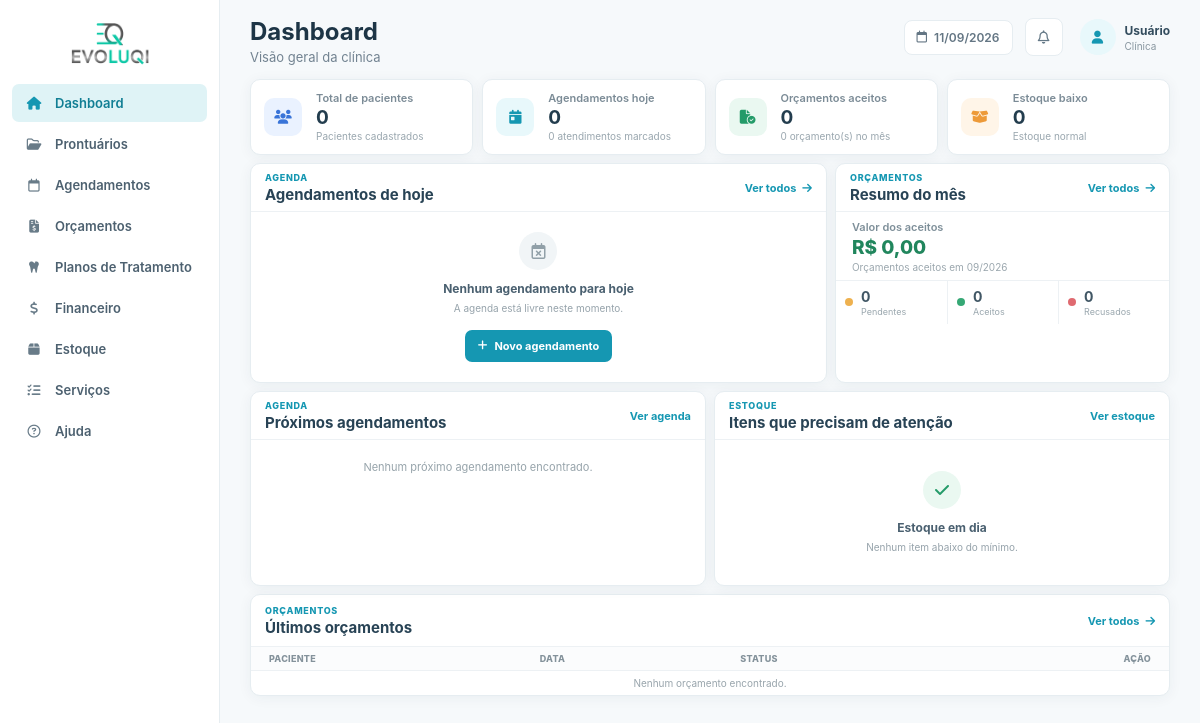
The app's page / (signed in), older data.
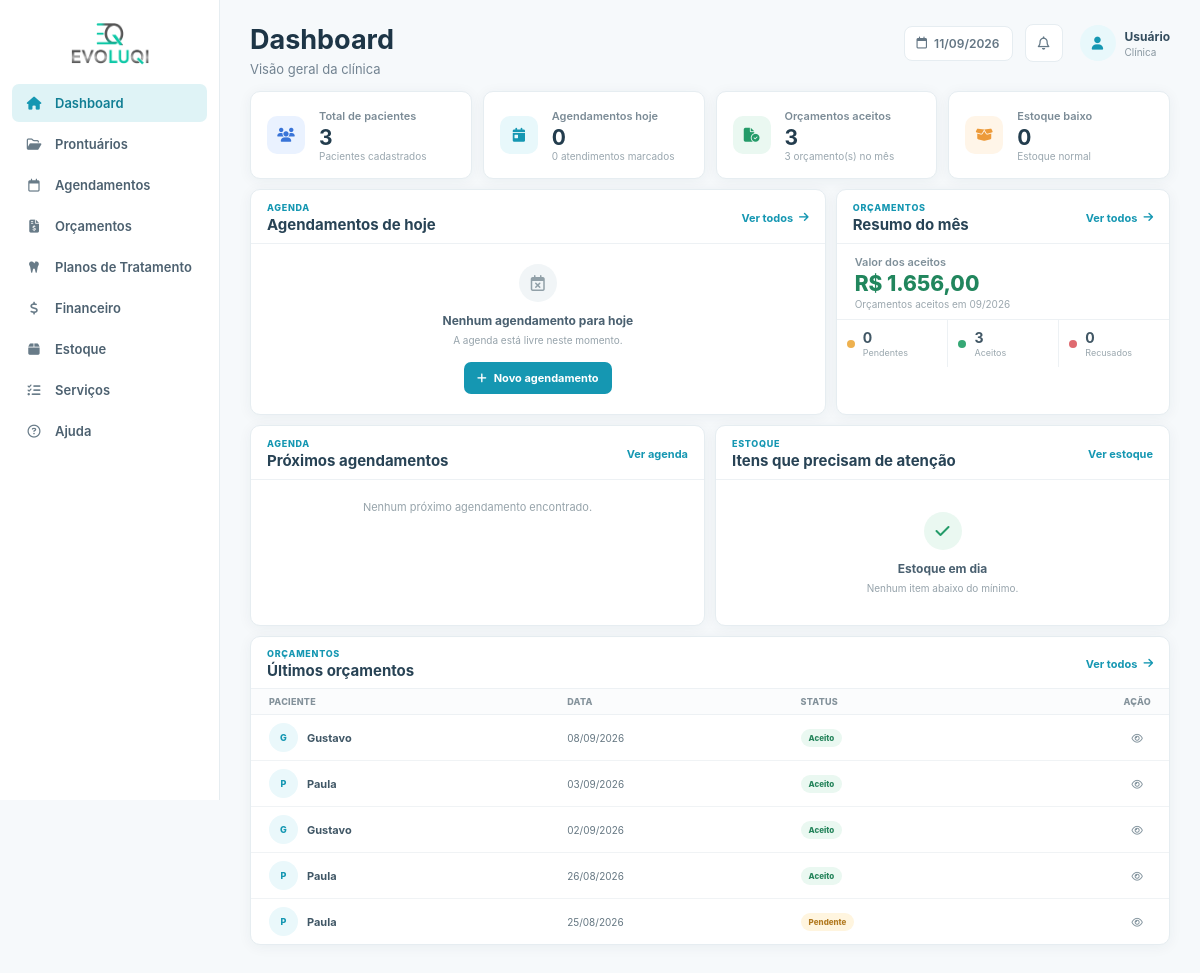
The same page, newer data.
### tables this page shows
CREATE TABLE `orcamentos` (
  `id` int NOT NULL AUTO_INCREMENT,
  `paciente_id` int NOT NULL,
  `data_criacao` date NOT NULL,
  `validade` date NOT NULL,
  `status` enum('pendente','aceito','recusado') DEFAULT 'pendente',
  `observacoes` text,
  `created_at` timestamp NOT NULL DEFAULT CURRENT_TIMESTAMP,
  `agendamento_id` int DEFAULT NULL,
  PRIMARY KEY (`id`),
  KEY `paciente_id` (`paciente_id`),
  KEY `idx_orcamento_agendamento` (`agendamento_id`),
  CONSTRAINT `fk_orcamento_agendamento` FOREIGN KEY (`agendamento_id`) REFERENCES `agendamentos` (`id`) ON DELETE SET NULL,
  CONSTRAINT `orcamentos_ibfk_1` FOREIGN KEY (`paciente_id`) REFERENCES `prontuarios` (`id`) ON DELETE CASCADE
);

CREATE TABLE `prontuarios` (
  `id` int NOT NULL AUTO_INCREMENT,
  `paciente` varchar(255) NOT NULL,
  `nascimento` date NOT NULL,
  `sexo` enum('Masculino','Feminino','Outro') DEFAULT NULL,
  `estado_civil` varchar(50) DEFAULT NULL,
  `profissao` varchar(100) DEFAULT NULL,
  `rg` varchar(20) DEFAULT NULL,
  `cpf` varchar(14) DEFAULT NULL,
  `endereco` text,
  `cep` varchar(10) DEFAULT NULL,
  `telefone` varchar(20) DEFAULT NULL,
  `email` varchar(255) DEFAULT NULL,
  `observacoes` text,
  `tratamento_odonto` text,
  `tratamento_medico` text,
  `medicamento_continuo` text,
  `alergia_medicamento` text,
  `alergia_outras` text,
  `problemas_saude` text,
  `gravida_meses` varchar(10) DEFAULT NULL,
  `fuma_tempo` varchar(50) DEFAULT NULL,
  `fuma_cigarros_dia` varchar(20) DEFAULT NULL,
  `bebida_frequencia` varchar(100) DEFAULT NULL,
  `drogas_uso` text,
  `doencas_transmissiveis` text,
  `cancer_familiar` text,
  `tratamento_cancer` text,
  `created_at` timestamp NOT NULL DEFAULT CURRENT_TIMESTAMP,
  `termo_consentimento_aceito` tinyint(1) NOT NULL DEFAULT '0',
  `termo_consentimento_aceito_em` datetime DEFAULT NULL,
  PRIMARY KEY (`id`),
  UNIQUE KEY `uq_prontuarios_cpf` (`cpf`)
);

### index.php (the view, shortened to what the changed rows need)
<?php
require_once 'conexao/conexao.php';
$total_pacientes = (int) $pdo
    ->query("SELECT COUNT(*) FROM prontuarios")
    ->fetchColumn();
$mes_atual = date('Y-m');
$stmt_rel_orc = $pdo->prepare("
    SELECT
        COUNT(*) AS total,
        SUM(CASE WHEN status = 'pendente' THEN 1 ELSE 0 END) AS pendentes,
        SUM(CASE WHEN status = 'aceito' THEN 1 ELSE 0 END) AS aceitos,
        SUM(CASE WHEN status = 'recusado' THEN 1 ELSE 0 END) AS recusados
    FROM orcamentos
    WHERE DATE_FORMAT(data_criacao, '%Y-%m') = ?
");
$stmt_rel_orc->execute([$mes_atual]);
$rel_orc = $stmt_rel_orc->fetch();
$total_orc = (int) ($rel_orc['total'] ?? 0);
$aceitos = (int) ($rel_orc['aceitos'] ?? 0);
$stmt_valor = $pdo->prepare("
    SELECT COALESCE(SUM(itens.total_item), 0) AS valor_total
    FROM orcamentos o
    LEFT JOIN (
        SELECT
            orcamento_id,
            SUM(quantidade * valor_unitario) AS total_item
        FROM orcamentos_itens
        GROUP BY orcamento_id
    ) itens ON o.id = itens.orcamento_id
    WHERE o.status = 'aceito'
      AND DATE_FORMAT(o.data_criacao, '%Y-%m') = ?
");
$stmt_valor->execute([$mes_atual]);
$valor_total_aceitos = (float) ($stmt_valor->fetchColumn() ?? 0);
$stmt_orc = $pdo->prepare("
    SELECT
        o.id,
        o.data_criacao,
        o.status,
        p.paciente
    FROM orcamentos o
    JOIN prontuarios p ON o.paciente_id = p.id
    ORDER BY o.data_criacao DESC, o.id DESC
    LIMIT 5
");
$stmt_orc->execute();
$ultimos_orcamentos = $stmt_orc->fetchAll();
function formatarData($data): string
{
    return $data ? date('d/m/Y', strtotime($data)) : '-';
}
function statusOrcamento(string $status): string
{
    return match ($status) {
        'aceito' => 'Aceito',
        'recusado' => 'Recusado',
        default => 'Pendente',
    };
}
?>
<!DOCTYPE html>
<html lang="pt-BR">
<head>
    <link rel="stylesheet" href="css/global.css">
    <link rel="stylesheet" href="css/variables.css">
    <link rel="stylesheet" href="css/index.css">
    <link
        rel="stylesheet"
        href="https://cdnjs.cloudflare.com/ajax/libs/font-awesome/6.5.2/css/all.min.css">
</head>
<body>
    <main class="content">
        <header class="topbar">
            <div class="page-heading">
                <h1>Dashboard</h1>
            </div>
        </header>
        <section class="stats-grid">
            <a href="prontuarios" class="stat-card">
                <div class="stat-content">
                    <span>Total de pacientes</span>
                    <strong><?= $total_pacientes ?></strong>
                    <small>Pacientes cadastrados</small>
                </div>
            </a>
            <a href="orcamento" class="stat-card">
                <div class="stat-content">
                    <span>Orçamentos aceitos</span>
                    <strong><?= $aceitos ?></strong>
                    <small><?= $total_orc ?> orçamento(s) no mês</small>
                </div>
            </a>
        </section>
        <section class="dashboard-grid">
            <div class="panel appointments-panel">
                <div class="panel-header">
                    <div>
                        <h2>Agendamentos de hoje</h2>
                    </div>
                </div>
            </div>
            <div class="panel budget-panel">
                <div class="panel-header">
                    <div>
                        <h2>Resumo do mês</h2>
                    </div>
                </div>
                <div class="budget-total">
                    <span>Valor dos aceitos</span>
                    <strong>R$ <?= number_format($valor_total_aceitos, 2, ',', '.') ?></strong>
                    <small>Orçamentos aceitos em <?= date('m/Y') ?></small>
                </div>
                <div class="budget-status">
                    <div class="budget-status-item">
                        <div>
                            <strong><?= $aceitos ?></strong>
                            <span>Aceitos</span>
                        </div>
                    </div>
                </div>
            </div>
        </section>
        <section class="lower-grid">
            <div class="panel">
                <div class="panel-header">
                    <div>
                        <h2>Próximos agendamentos</h2>
                    </div>
                </div>
            </div>
            <div class="panel">
                <div class="panel-header">
                    <div>
                        <h2>Itens que precisam de atenção</h2>
                    </div>
                </div>
            </div>
        </section>
        <section class="panel recent-panel">
            <div class="panel-header">
                <div>
                    <h2>Últimos orçamentos</h2>
                </div>
            </div>
            <div class="table-wrapper">
                <table>
                    <thead>
                        <tr>
                            <th>Paciente</th>
                            <th>Data</th>
                            <th>Status</th>
                            <th class="align-right">Ação</th>
                        </tr>
                    </thead>
                    <tbody>
                        <?php if (empty($ultimos_orcamentos)): ?>
                            <tr>
                                <td colspan="4" class="table-empty">
                                    Nenhum orçamento encontrado.
                                </td>
                            </tr>
                        <?php else: ?>
                            <?php foreach ($ultimos_orcamentos as $orc): ?>
                                <tr>
                                    <td>
                                        <div class="table-person">
                                            <div class="table-avatar">
                                                <?= strtoupper(substr($orc['paciente'], 0, 1)) ?>
                                            </div>
                                            <strong><?= htmlspecialchars($orc['paciente']) ?></strong>
                                        </div>
                                    </td>
                                    <td><?= formatarData($orc['data_criacao']) ?></td>
                                    <td>
                                        <span class="status-badge <?= htmlspecialchars($orc['status']) ?>">
                                            <?= statusOrcamento($orc['status']) ?>
                                        </span>
                                    </td>
                                    <td class="align-right">
                                        <a href="visualizar_orcamento?id=<?= (int)$orc['id'] ?>" class="table-action">
                                            <i class="fa-regular fa-eye"></i>
                                        </a>
                                    </td>
                                </tr>
                            <?php endforeach; ?>
                        <?php endif; ?>
                    </tbody>
                </table>
            </div>
        </section>
    </main>
</body>
</html>

Row changes from the older to the newer data that the page shows:
added orcamentos: paciente.paciente "G", paciente.paciente "Gustavo", data_criacao "08/09/2026", status "Aceito"
added orcamentos: paciente.paciente "P", paciente.paciente "Paula", data_criacao "03/09/2026", status "Aceito"
added orcamentos: paciente.paciente "G", paciente.paciente "Gustavo", data_criacao "02/09/2026", status "Aceito"
added orcamentos: paciente.paciente "P", paciente.paciente "Paula", data_criacao "26/08/2026", status "Aceito"
added orcamentos: paciente.paciente "P", paciente.paciente "Paula", data_criacao "25/08/2026", status "Pendente"
Text that changed along with them:
$total_pacientes: "0" → "3"
$aceitos: "0" → "3"
$total_orc: "0" → "3"
$valor_total_aceitos: "0,00" → "1.656,00"
text no longer shown: "Nenhum orçamento encontrado."
